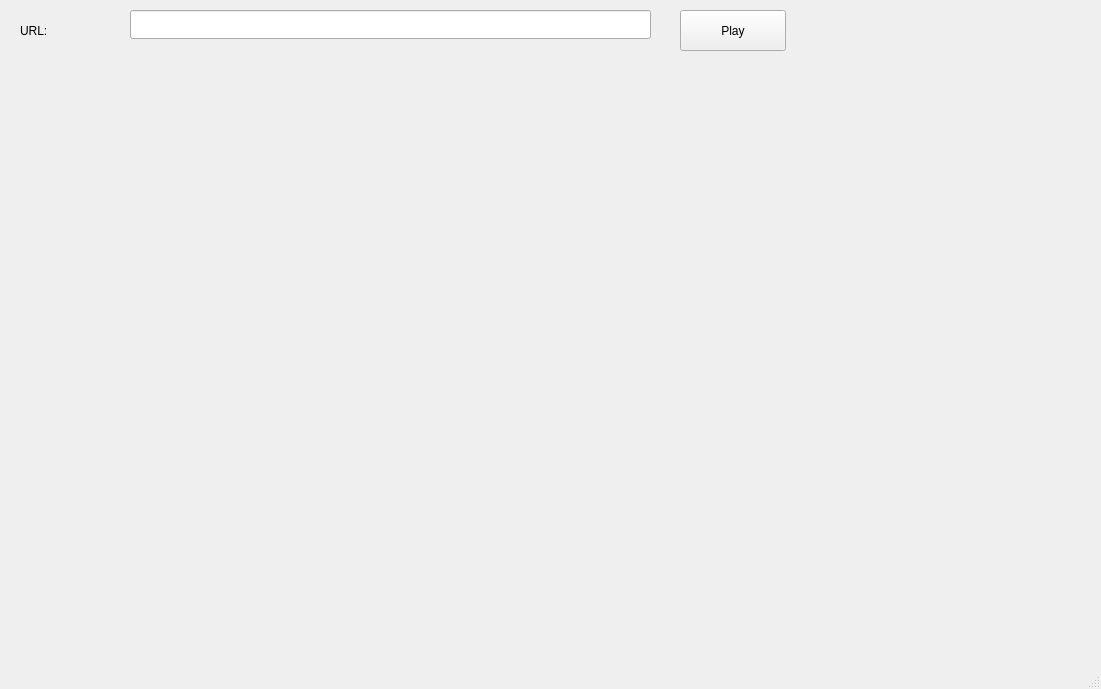
<?xml version="1.0" encoding="UTF-8"?>
<ui version="4.0">
 <class>MainWindow</class>
 <widget class="QMainWindow" name="MainWindow">
  <property name="geometry">
   <rect>
    <x>0</x>
    <y>0</y>
    <width>1101</width>
    <height>689</height>
   </rect>
  </property>
  <property name="windowTitle">
   <string>MainWindow</string>
  </property>
  <widget class="QWidget" name="centralwidget">
   <widget class="QLabel" name="m_l_url">
    <property name="geometry">
     <rect>
      <x>20</x>
      <y>20</y>
      <width>80</width>
      <height>21</height>
     </rect>
    </property>
    <property name="text">
     <string>URL:</string>
    </property>
   </widget>
   <widget class="QLineEdit" name="m_url">
    <property name="geometry">
     <rect>
      <x>130</x>
      <y>10</y>
      <width>521</width>
      <height>29</height>
     </rect>
    </property>
   </widget>
   <widget class="QPushButton" name="m_b_play">
    <property name="geometry">
     <rect>
      <x>680</x>
      <y>10</y>
      <width>106</width>
      <height>41</height>
     </rect>
    </property>
    <property name="text">
     <string>Play</string>
    </property>
   </widget>
  </widget>
  <widget class="QMenuBar" name="menubar">
   <property name="geometry">
    <rect>
     <x>0</x>
     <y>0</y>
     <width>1101</width>
     <height>32</height>
    </rect>
   </property>
  </widget>
  <widget class="QStatusBar" name="statusbar"/>
 </widget>
 <resources/>
 <connections/>
</ui>
